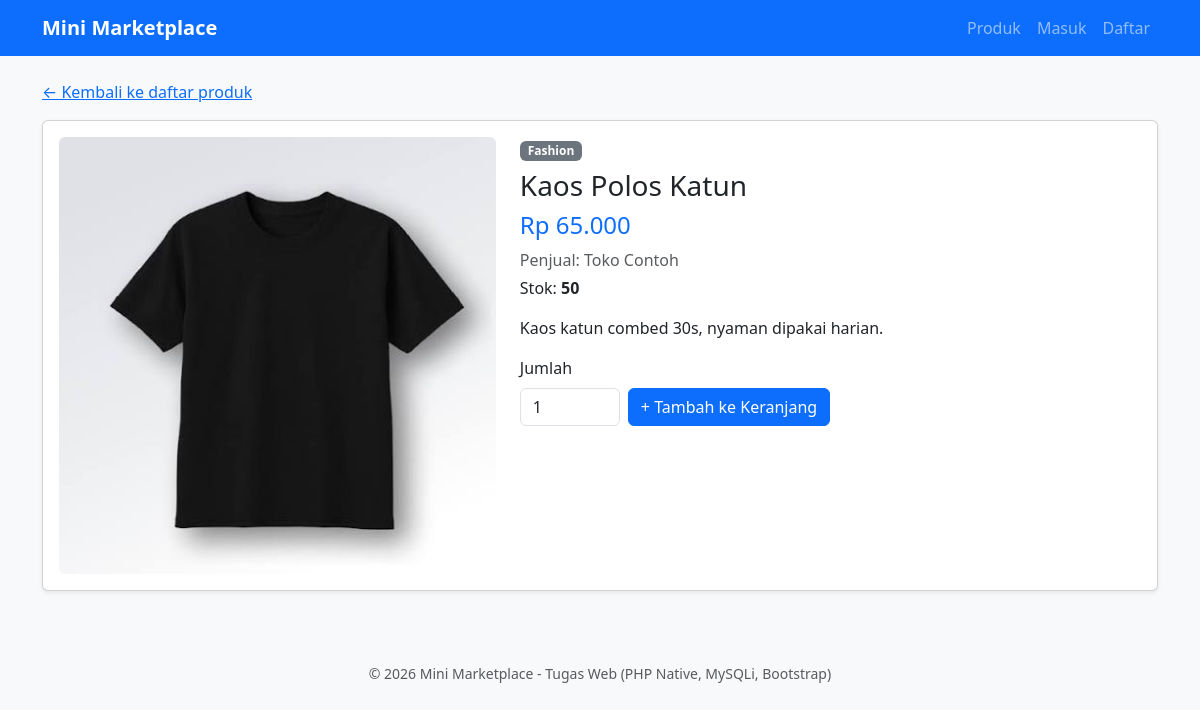
Page /produk.php?id=2 on the committed database.
### tables this page shows
CREATE TABLE `produk` (
  `id_produk` int(11) NOT NULL,
  `id_penjual` int(11) NOT NULL,
  `id_kategori` int(11) NOT NULL,
  `nama_produk` varchar(150) NOT NULL,
  `deskripsi` text DEFAULT NULL,
  `harga` decimal(12,2) NOT NULL,
  `stok` int(11) NOT NULL DEFAULT 0,
  `gambar` varchar(100) DEFAULT NULL,
  `status` enum('aktif','nonaktif') NOT NULL DEFAULT 'aktif',
  `created_at` timestamp NULL DEFAULT current_timestamp()
);

CREATE TABLE `kategori` (
  `id_kategori` int(11) NOT NULL,
  `nama_kategori` varchar(80) NOT NULL
);

CREATE TABLE `pengguna` (
  `id_pengguna` int(11) NOT NULL,
  `nama` varchar(100) NOT NULL,
  `email` varchar(100) NOT NULL,
  `password` varchar(255) NOT NULL,
  `role` enum('penjual','pembeli') NOT NULL DEFAULT 'pembeli',
  `no_hp` varchar(20) DEFAULT NULL,
  `alamat` text DEFAULT NULL,
  `created_at` timestamp NULL DEFAULT current_timestamp()
);

### config/koneksi.php (called while the page is built, shortened)
<?php
$cfg = require __DIR__ . '/config.php';

### includes/functions.php (called while the page is built, shortened)
<?php
function e($s) { return htmlspecialchars((string)$s, ENT_QUOTES, 'UTF-8'); }
function rupiah($n) { return 'Rp ' . number_format((float)$n, 0, ',', '.'); }
function base() { global $cfg; return rtrim($cfg['base_url'] ?? '', '/'); }
function login_user() { return $_SESSION['user'] ?? null; }
function gambar_url($f) {
    return $f ? base() . '/uploads/' . e($f) : 'https://placehold.co/400x300?text=Tanpa+Gambar';
}

### produk.php (the view, shortened to what this page needs)
<?php
require __DIR__ . '/includes/init.php';
$id = (int)($_GET['id'] ?? 0);
$st = $db->prepare("SELECT p.*, k.nama_kategori, u.nama AS penjual FROM produk p
    JOIN kategori k ON k.id_kategori=p.id_kategori JOIN pengguna u ON u.id_pengguna=p.id_penjual
    WHERE p.id_produk=? AND p.status='aktif'");
$st->bind_param('i', $id); $st->execute();
$p = $st->get_result()->fetch_assoc();
include __DIR__ . '/includes/header.php';
?>
<nav class="mb-3"><a href="index.php">&larr; Kembali ke daftar produk</a></nav>
<div class="card shadow-sm"><div class="card-body"><div class="row g-4">
  <div class="col-md-5"><img src="<?= gambar_url($p['gambar']) ?>" class="img-fluid rounded" alt=""></div>
  <div class="col-md-7">
    <span class="badge text-bg-secondary"><?= e($p['nama_kategori']) ?></span>
    <h3 class="mt-2"><?= e($p['nama_produk']) ?></h3>
    <h4 class="text-primary"><?= rupiah($p['harga']) ?></h4>
    <p class="text-muted mb-1">Penjual: <?= e($p['penjual']) ?></p>
    <p class="mb-3">Stok: <strong><?= (int)$p['stok'] ?></strong></p>
    <p><?= nl2br(e($p['deskripsi'])) ?></p>
    <?php $u = login_user(); if ($p['stok'] < 1): ?>
      <div class="alert alert-warning">Stok habis.</div>
    <?php elseif ($u && $u['role'] === 'penjual'): ?>
      <div class="alert alert-info">Login sebagai pembeli untuk memesan.</div>
    <?php else: ?>
      <form method="post" action="keranjang.php" class="row g-2 align-items-end">
        <div class="col-auto"><label class="form-label">Jumlah</label>
          <input type="number" name="jumlah" class="form-control" value="1" min="1" max="<?= (int)$p['stok'] ?>" style="width:100px"></div>
        <div class="col-auto"><button class="btn btn-primary">+ Tambah ke Keranjang</button></div>
      </form>
    <?php endif; ?>
  </div>
</div></div></div>
<?php include __DIR__ . '/includes/footer.php'; ?>

### rows in the picture
produk: gambar (picture), id_kategori.nama_kategori "Fashion", nama_produk "Kaos Polos Katun", harga "Rp 65.000", id_penjual.nama "Toko Contoh", stok "50", deskripsi "Kaos katun combed 30s, nyaman dipakai harian."
